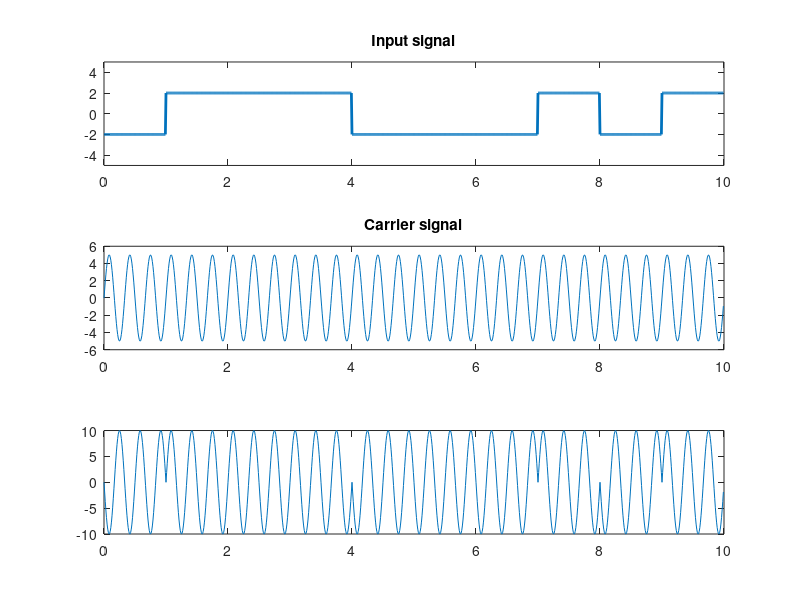

Write MATLAB code to recreate this figure.
clc;
clear all;
close all;

bits=[0 1 1 1 0 0 0 1 0 1];
bit_dur=1;
T=length(bits)*bit_dur;
fs=100;
t=0:1/fs:T-(1/fs);

for i=1:length(bits)
    if bits(i)==0
        x((i-1)*fs*bit_dur+1:i*fs*bit_dur)=-2;
    else
        x((i-1)*fs*bit_dur+1:i*fs*bit_dur)=2;
    end
end

subplot(3,1,1);
plot(t,x,'linewidth',2);
title("Input signal");
ylim([-5,5]);
a=5;
f=3;
sig=a*sin(2*pi*f*t);
subplot(3,1,2);
plot(t,sig);
title("Carrier signal");

m=sig.*x;
subplot(3,1,3);
plot(t,m);
